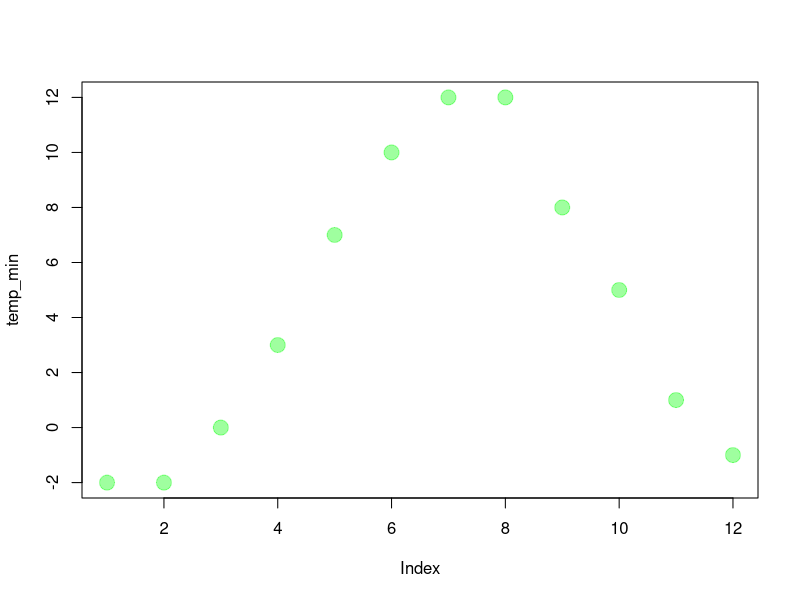

Source code (R):
## ---- chunk 1
temp_min <- c(-2,-2,0,3,7,10,12,12,8,5,1,-1)
plot(temp_min,
pch=19,
cex=2,
col="#00ff0060")
